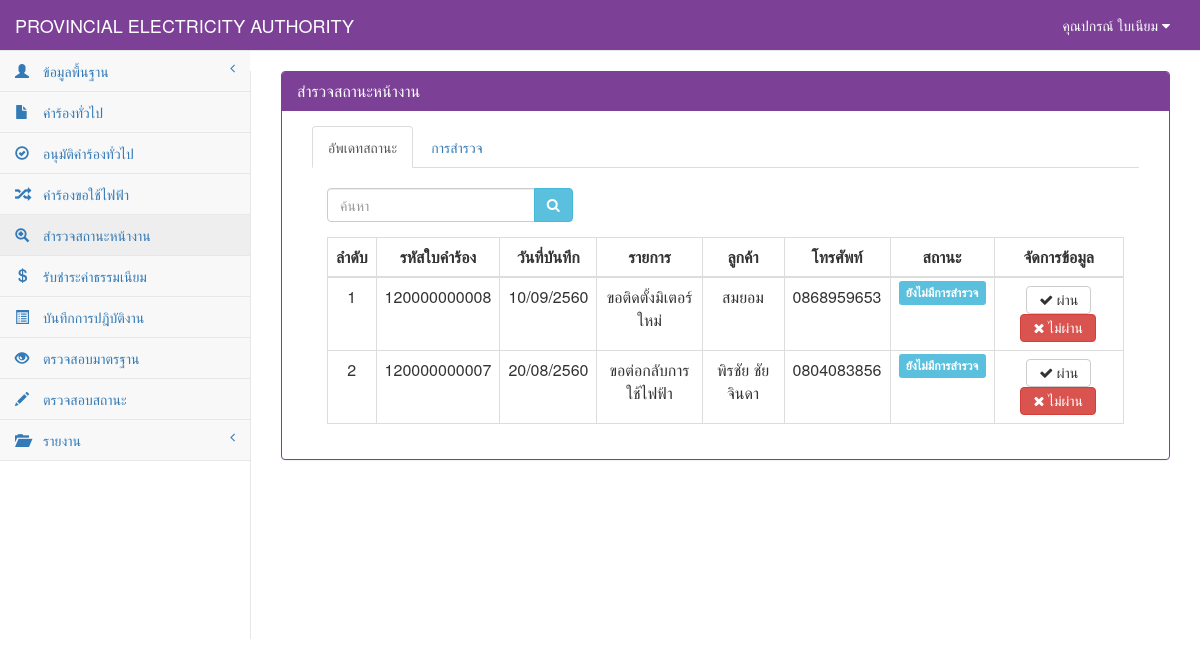
Page /StatusElectricity.php (signed in) on the earlier database version.
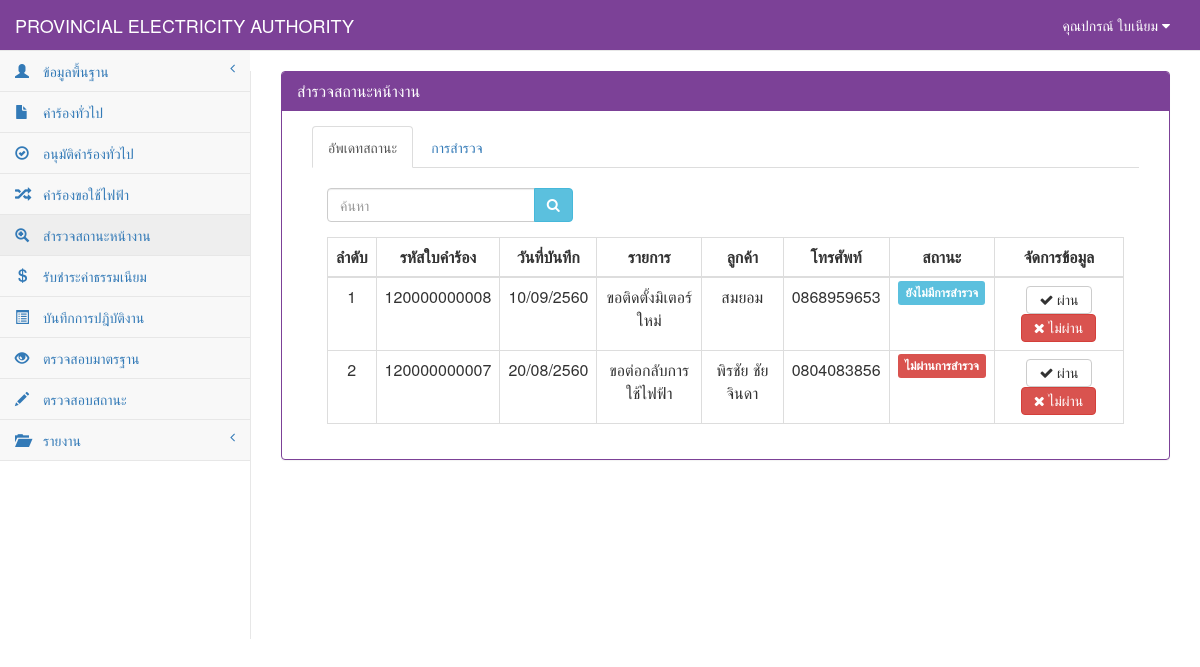
Same page on the later database version.
### tables this page shows
CREATE TABLE `tb_user` (
  `user_id` char(13) NOT NULL,
  `user_code` char(13) NOT NULL,
  `user_first` int(1) NOT NULL,
  `user_name` varchar(50) NOT NULL,
  `user_last` varchar(50) NOT NULL,
  `user_add` text NOT NULL,
  `user_tel` char(10) NOT NULL,
  `user_pos` int(1) NOT NULL,
  `user_pass` varchar(12) NOT NULL,
  PRIMARY KEY  (`user_id`)
);

CREATE TABLE `tb_electricity` (
  `re_id` char(12) NOT NULL,
  `re_date` date NOT NULL,
  `re_branch` varchar(50) NOT NULL,
  `user_id` char(13) NOT NULL,
  `cus_id` char(13) NOT NULL,
  `re_place_type` int(1) NOT NULL,
  `re_place_other` varchar(50) NOT NULL,
  `re_place_name` varchar(50) NOT NULL,
  `re_place_homeid` varchar(20) NOT NULL,
  `re_place_number` varchar(20) NOT NULL,
  `re_place_village` varchar(20) NOT NULL,
  `re_place_room` varchar(10) NOT NULL,
  `re_place_floor` varchar(5) NOT NULL,
  `re_place_alley` varchar(50) NOT NULL,
  `re_place_alleyway` varchar(50) NOT NULL,
  `re_place_road` varchar(50) NOT NULL,
  `re_place_villno` varchar(2) NOT NULL,
  `re_place_district` varchar(30) NOT NULL,
  `re_place_canton` varchar(30) NOT NULL,
  `re_place_province` varchar(30) NOT NULL,
  `re_place_post` varchar(10) NOT NULL,
  `re_place_tel` char(10) NOT NULL,
  `re_place_fax` char(10) NOT NULL,
  `re_place_email` varchar(30) NOT NULL,
  `re_place_service` varchar(10) NOT NULL,
  `re_contact_place` varchar(100) NOT NULL,
  `re_contact_homeid` varchar(20) NOT NULL,
  `re_contact_number` varchar(20) NOT NULL,
  `re_contact_village` varchar(20) NOT NULL,
  `re_contact_room` varchar(10) NOT NULL,
  `re_contact_floor` varchar(5) NOT NULL,
  `re_contact_alley` varchar(50) NOT NULL,
  `re_contact_alleyway` varchar(50) NOT NULL,
  `re_contact_road` varchar(50) NOT NULL,
  `re_contact_villno` varchar(2) NOT NULL,
  `re_contact_district` varchar(30) NOT NULL,
  `re_contact_canton` varchar(30) NOT NULL,
  `re_contact_province` varchar(30) NOT NULL,
  `re_contact_post` varchar(10) NOT NULL,
  `re_contact_tel` char(10) NOT NULL,
  `re_contact_fax` char(10) NOT NULL,
  `re_contact_email` varchar(30) NOT NULL,
  `re_want_type` int(2) NOT NULL,
  `re_want_other` varchar(100) NOT NULL,
  `re_detail` varchar(100) NOT NULL,
  `re_use_type` int(1) NOT NULL,
  `re_use_other` varchar(255) NOT NULL,
  `re_dateset` date NOT NULL,
  `re_keep_type` int(1) NOT NULL,
  `re_keep_name` varchar(255) NOT NULL,
  `re_keep_homeid` varchar(20) NOT NULL,
  `re_keep_number` varchar(20) NOT NULL,
  `re_keep_village` varchar(20) NOT NULL,
  `re_keep_room` varchar(20) NOT NULL,
  `re_keep_floor` varchar(5) NOT NULL,
  `re_keep_alley` varchar(50) NOT NULL,
  `re_keep_alleyway` varchar(50) NOT NULL,
  `re_keep_road` varchar(50) NOT NULL,
  `re_keep_villno` varchar(2) NOT NULL,
  `re_keep_district` varchar(30) NOT NULL,
  `re_keep_canton` varchar(30) NOT NULL,
  `re_keep_province` varchar(30) NOT NULL,
  `re_keep_post` varchar(10) NOT NULL,
  `re_keep_tel` char(10) NOT NULL,
  `re_keep_fax` char(10) NOT NULL,
  `re_keep_email` varchar(30) NOT NULL,
  `re_picture` varchar(255) NOT NULL,
  `re_status` int(1) NOT NULL,
  PRIMARY KEY  (`re_id`)
);

CREATE TABLE `tb_customer` (
  `cus_id` char(13) NOT NULL,
  `cus_first` varchar(50) NOT NULL,
  `cus_name` varchar(50) NOT NULL,
  `cus_type` varchar(30) NOT NULL,
  `cus_code` char(9) NOT NULL,
  `cus_tax` char(13) NOT NULL,
  `cus_homeid` varchar(20) NOT NULL,
  `cus_number` varchar(20) NOT NULL,
  `cus_village` varchar(20) NOT NULL,
  `cus_room` varchar(10) NOT NULL,
  `cus_floor` varchar(5) NOT NULL,
  `cus_alley` varchar(50) NOT NULL,
  `cus_alleyway` varchar(50) NOT NULL,
  `cus_road` varchar(50) NOT NULL,
  `cus_vilno` varchar(2) NOT NULL,
  `cus_district` varchar(30) NOT NULL,
  `cus_canton` varchar(30) NOT NULL,
  `cus_province` varchar(30) NOT NULL,
  `cus_post` varchar(10) NOT NULL,
  `cus_tel` char(10) NOT NULL,
  `cus_fax` char(10) NOT NULL,
  `cus_email` varchar(30) NOT NULL,
  PRIMARY KEY  (`cus_id`)
);

### connect_db.php (called while the page is built, shortened)
<?php
$dbname="pea";
?>

### StatusElectricity.php (the view, shortened to what the rows shown need)
<?php
include "connect_db.php";
function Dateim($mydate) {
    $d = split("-", $mydate);
    $mydate = $d[2] . "/" . $d[1] . "/" . ($d[0] + 543);
    return "$mydate";
}
?>
<!DOCTYPE html>
<html>
    <head>
        <link href="vendor/bootstrap/css/bootstrap.css" rel="stylesheet">
        <link href="vendor/metisMenu/metisMenu.css" rel="stylesheet">
        <link href="dist/css/sb-admin-2.css" rel="stylesheet">
        <link href="vendor/font-awesome/css/font-awesome.css" rel="stylesheet" type="text/css">
    </head>
    <body>
        <?php include "header.php"; ?>
        <?php
        include"sidebar.php";
        ?>
        <div id="page-wrapper">
            <div class="panel panel-primary">
                <div class="panel-heading">
                    <h2 class="panel-title">สำรวจสถานะหน้างาน</h2>
                </div>
                <div class="panel-body">
                    <div class="col-sm-12">
                        <div class="tab-content">
                            <div class="tab-pane fade in active" id="re"><br>
                                <div class="col-sm-12">
                                    <div class="table-responsive">
                                        <table width="100%" class="table table-bordered table-hover">
                                            <thead>
                                                <tr>
                                                    <th class=" text-center" >ลำดับ</th>
                                                    <th class=" text-center" >รหัสใบคำร้อง</th>
                                                    <th class=" text-center" >วันที่บันทึก</th>
                                                    <th class=" text-center" >รายการ</th>
                                                    <th class=" text-center" >ลูกค้า</th>
                                                    <th class=" text-center" >โทรศัพท์</th>
                                                    <th class=" text-center" >สถานะ</th>
                                                    <th class=" text-center">จัดการข้อมูล</th>
                                                </tr>
                                            </thead>
                                            <tbody>
                                                <?php
                                                $page = 0;
                                                $sql = "select * from tb_electricity where re_id like '%" . $_POST[search] . "%' and re_status in (0,9) order by re_id desc";
                                                $result = mysql_db_query($dbname, $sql);
                                                if (mysql_num_rows($result) > 0) {
                                                    while ($array = mysql_fetch_array($result)) {
                                                        $page++;
                                                        $sqlcus = "select * from tb_customer where cus_id='" . $array[cus_id] . "'";
                                                        $resultcus = mysql_db_query($dbname, $sqlcus);
                                                        $arraycus = mysql_fetch_array($resultcus);
                                                        if ($array[re_status] == "9") {
                                                            $status = "ไม่ผ่านการสำรวจ";
                                                            $label = "danger";
                                                        } else {
                                                            $status = "ยังไม่มีการสำรวจ";
                                                            $label = "info";
                                                        }
                                                        if ($array[re_want_type] == 0) {
                                                            $want = "ขอติดตั้งมิเตอร์ใหม่";
                                                        } elseif ($array[re_want_type] == 1) {
                                                            $want = "ขอตัดฝากมิเตอร์โดยไม่ใช้ไฟฟ้า";
                                                        } elseif ($array[re_want_type] == 2) {
                                                            $want = "ขอต่อกลับการใช้ไฟฟ้า";
                                                        } elseif ($array[re_want_type] == 3) {
                                                            $want = "ขอเพื่มขนาดมิเตอร์/อุปกรณ์ประกอบ";
                                                        } elseif ($array[re_want_type] == 4) {
                                                            $want = "ขอเปลี่ยนประเภทมิเตอร์";
                                                        } elseif ($array[re_want_type] == 5) {
                                                            $want = "ขอหยุดซ่อมแซมเครื่องจักรประจำปี";
                                                        } elseif ($array[re_want_type] == 6) {
                                                            $want = "ขอใช้ไฟฟ้าชั่วคราวแบบเหมาจ่าย";
                                                        } elseif ($array[re_want_type] == 7) {
                                                            $want = "ขอติดตั้งไฟฟ้าชั่วคราว";
                                                        } elseif ($array[re_want_type] == 8) {
                                                            $want = "ขอตัดฝากมิเตอร์ใช้เพื่อแสงสว่างไม่ลด CT";
                                                        } elseif ($array[re_want_type] == 9) {
                                                            $want = "ขอยกเลิกเลิกการใช้ไฟฟ้า";
                                                        } elseif ($array[re_want_type] == 10) {
                                                            $want = "ชอลดขนาดมิเตอร์/อุปกรณ์ประกอบ";
                                                        } elseif ($array[re_want_type] == 11) {
                                                            $want = "ขอใช้ไฟฟ้าสาธารณะ";
                                                        } elseif ($array[re_want_type] == 12) {
                                                            $want = "ขอตัดมิเตอร์ใช้เพื่อแสงสว่างลด CT";
                                                        } elseif ($array[re_want_type] == 13) {
                                                            $want = "ขอย้ายจุดติดตั้งมิเตอร์/อุปกรณ์ประกอบ";
                                                        } elseif ($array[re_want_type] == 14) {
                                                            $want = "ขอเปลี่ยนมิเตอร์กรณีชำรุด";
                                                        } elseif ($array[re_want_type] == 15) {
                                                            $want = "ขอใช้ไฟฟ้าตู้โทรศัพท์ต่อตรง";
                                                        } elseif ($array[re_want_type] == 16) {
                                                            $want = $array[re_place_other];
                                                        }
                                                        ?>
                                                        <tr>
                                                            <td class="text-center"><?= $page ?></td>
                                                            <td class=" text-center"><?= $array[re_id] ?></td>
                                                            <td class=" text-center"><?= Dateim($array[re_date]); ?></td>
                                                            <td class=" text-center"><?= $want ?></td>
                                                            <td class="text-center"><?= $arraycus[cus_name] ?></td>
                                                            <td class="text-center"><?= $arraycus[cus_tel] ?></td>
                                                            <td class="text-center"><span class="label label-<?= $label ?>"><?= $status ?></span></td>
                                                            <td>
                                                                <div class="btn-group" align="center">
                                                                    <center>
                                                                        <a class="btn btn-default" href="StatusElectricity_detail.php?id=<?= $array[re_id] ?>"><i class="fa fa-check"> ผ่าน</i></a>
                                                                        <a class="btn btn-danger" href="StatusElectricity_nopass.php?id=<?= $array[re_id] ?>"><i class="fa fa-times"> ไม่ผ่าน</i></a>
                                                                    </center>
                                                                </div>
                                                            </td>
                                                        </tr>
                                                        <?php
                                                    }
                                                } else {
                                                    ?>
                                                    <tr><td colspan="7" align="center">ไม่พบข้อมูล</td></tr>
                                                    <?php
                                                }
                                                ?>
                                            </tbody>
                                        </table>
                                    </div>
                                </div>
                            </div>
                        </div>
                    </div>
                </div>
            </div>
        </div>
    </body>
</html>

### header.php (shortened to what the rows shown need)
<?php
$sqluser="select *from tb_user where user_id='".$_SESSION[loginid]."'";
$reuser=mysql_db_query($dbname,$sqluser);
$user=mysql_fetch_array($reuser);
?>
<nav style="background-color:#7c4197;" class="navbar navbar-default navbar-static-top" role="navigation" style="margin-bottom: 0" >
            <ul class="nav navbar-top-links navbar-right" >
                 <li class="dropdown">
                     <a style="color: White" class="dropdown-toggle" data-toggle="dropdown" href="#">
                        คุณ<?=$user[user_name]?> <?=$user[user_last]?>
                        <i class="fa fa-caret-down"></i>
                    </a>
                </li>
            </ul>

Differences in the rows shown:
changed tb_electricity "พิรชัย ชัยจินดา": status "ยังไม่มีการสำรวจ" → "ไม่ผ่านการสำรวจ"
